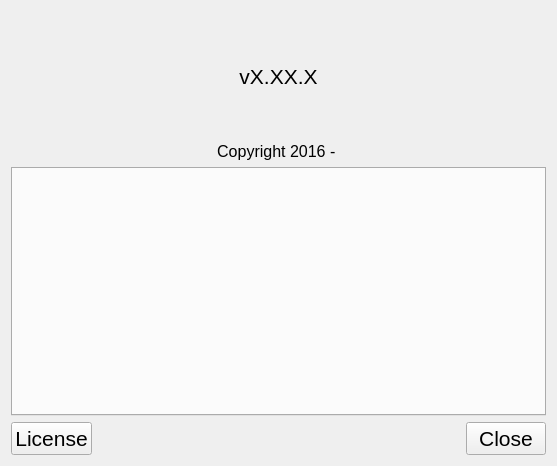
<?xml version="1.0" encoding="UTF-8"?>
<ui version="4.0">
 <class>AboutApplicationWidget</class>
 <widget class="QWidget" name="AboutApplicationWidget">
  <property name="geometry">
   <rect>
    <x>0</x>
    <y>0</y>
    <width>557</width>
    <height>466</height>
   </rect>
  </property>
  <property name="windowTitle">
   <string>Form</string>
  </property>
  <layout class="QGridLayout" name="gridLayout">
   <item row="0" column="0">
    <widget class="QLabel" name="lblProgramIcon">
     <property name="font">
      <font>
       <pointsize>11</pointsize>
      </font>
     </property>
     <property name="text">
      <string/>
     </property>
     <property name="pixmap">
      <pixmap>:/icons/icons/qserialterminal.png</pixmap>
     </property>
     <property name="alignment">
      <set>Qt::AlignCenter</set>
     </property>
    </widget>
   </item>
   <item row="4" column="0">
    <widget class="QLabel" name="lblProgramWebsite">
     <property name="font">
      <font>
       <pointsize>11</pointsize>
      </font>
     </property>
     <property name="toolTip">
      <string>&lt;html&gt;&lt;head/&gt;&lt;body&gt;&lt;p&gt;&lt;span style=&quot; font-size:11pt;&quot;&gt;Open the upstream URL for QMineSweeper in a default web browser&lt;/span&gt;&lt;/p&gt;&lt;/body&gt;&lt;/html&gt;</string>
     </property>
     <property name="text">
      <string/>
     </property>
     <property name="textFormat">
      <enum>Qt::AutoText</enum>
     </property>
     <property name="alignment">
      <set>Qt::AlignCenter</set>
     </property>
     <property name="textInteractionFlags">
      <set>Qt::TextBrowserInteraction</set>
     </property>
    </widget>
   </item>
   <item row="1" column="0">
    <widget class="QLabel" name="lblProgramName">
     <property name="font">
      <font>
       <pointsize>16</pointsize>
       <weight>75</weight>
       <bold>true</bold>
      </font>
     </property>
     <property name="text">
      <string/>
     </property>
     <property name="alignment">
      <set>Qt::AlignCenter</set>
     </property>
    </widget>
   </item>
   <item row="2" column="0">
    <widget class="QLabel" name="lblProgramVersion">
     <property name="font">
      <font>
       <pointsize>16</pointsize>
      </font>
     </property>
     <property name="text">
      <string>vX.XX.X</string>
     </property>
     <property name="alignment">
      <set>Qt::AlignCenter</set>
     </property>
    </widget>
   </item>
   <item row="5" column="0">
    <widget class="QLabel" name="lblProgramCopyright">
     <property name="font">
      <font>
       <pointsize>12</pointsize>
      </font>
     </property>
     <property name="text">
      <string>Copyright 2016 - </string>
     </property>
     <property name="textFormat">
      <enum>Qt::AutoText</enum>
     </property>
     <property name="alignment">
      <set>Qt::AlignCenter</set>
     </property>
    </widget>
   </item>
   <item row="3" column="0">
    <widget class="QLabel" name="lblProgramDescription">
     <property name="font">
      <font>
       <pointsize>12</pointsize>
      </font>
     </property>
     <property name="text">
      <string/>
     </property>
     <property name="alignment">
      <set>Qt::AlignCenter</set>
     </property>
    </widget>
   </item>
   <item row="7" column="0">
    <layout class="QHBoxLayout" name="btnLicenseCloseGridLayout">
     <property name="sizeConstraint">
      <enum>QLayout::SetDefaultConstraint</enum>
     </property>
     <item>
      <widget class="QPushButton" name="btnLicense">
       <property name="font">
        <font>
         <pointsize>16</pointsize>
        </font>
       </property>
       <property name="toolTip">
        <string>&lt;html&gt;&lt;head/&gt;&lt;body&gt;&lt;p&gt;View license information about QMineSweeper&lt;/p&gt;&lt;/body&gt;&lt;/html&gt;</string>
       </property>
       <property name="text">
        <string>License</string>
       </property>
      </widget>
     </item>
     <item>
      <spacer name="btnLicenseCloseHorizontalSpacer">
       <property name="orientation">
        <enum>Qt::Horizontal</enum>
       </property>
       <property name="sizeHint" stdset="0">
        <size>
         <width>40</width>
         <height>20</height>
        </size>
       </property>
      </spacer>
     </item>
     <item>
      <widget class="QPushButton" name="btnCloseDialog">
       <property name="font">
        <font>
         <pointsize>16</pointsize>
        </font>
       </property>
       <property name="toolTip">
        <string>&lt;html&gt;&lt;head/&gt;&lt;body&gt;&lt;p&gt;Close this window&lt;/p&gt;&lt;/body&gt;&lt;/html&gt;</string>
       </property>
       <property name="text">
        <string>Close</string>
       </property>
      </widget>
     </item>
    </layout>
   </item>
   <item row="6" column="0">
    <widget class="QTabWidget" name="twLicenses">
     <property name="currentIndex">
      <number>-1</number>
     </property>
    </widget>
   </item>
  </layout>
 </widget>
 <resources/>
 <connections/>
</ui>
